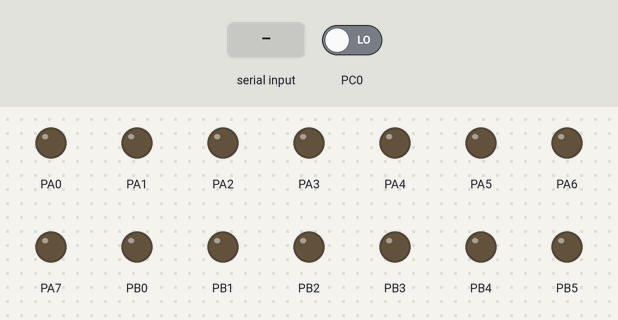
This program was run on a simulated ATmega32, built with avr-gcc and emulated at 8 MHz. On the bench: output pins drawn as LEDs (lit = HIGH). The inputs (shaded band) are chosen by the test bench; at power-on: PC0 LOW. What the program prints to the serial monitor is not drawn.

Above: at 1.2 s.
1.3 s: PC0 driven HIGH
At 2.5 s:
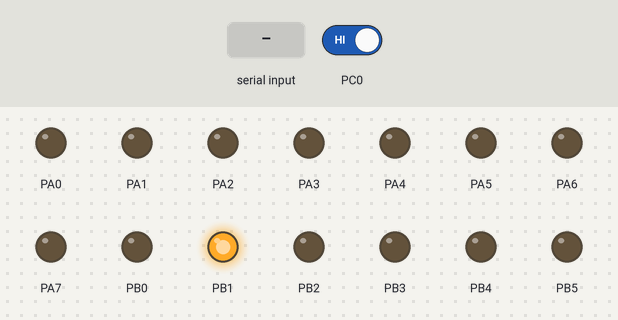
2.8 s: "B" received over Serial
At 3.9 s:
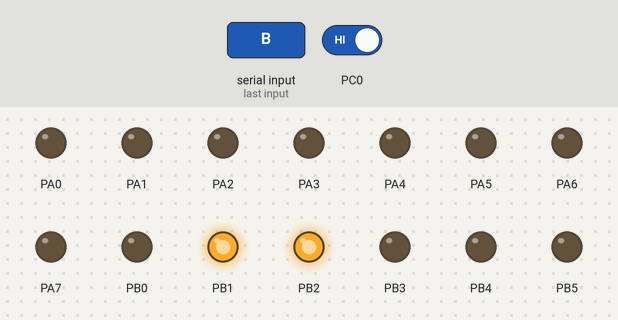
4.3 s: "V" received over Serial
At 5.0 s:
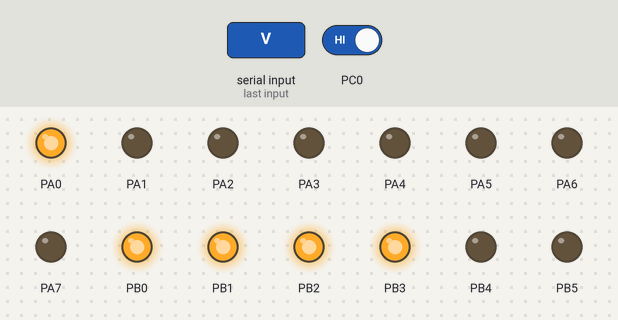
5.8 s: "b" received over Serial
At 6.2 s:
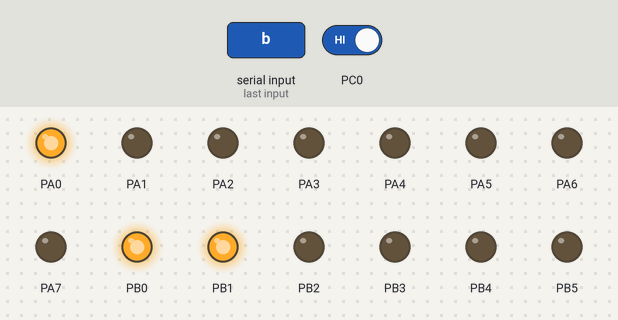
7.3 s: PC0 driven LOW
At 8.4 s:
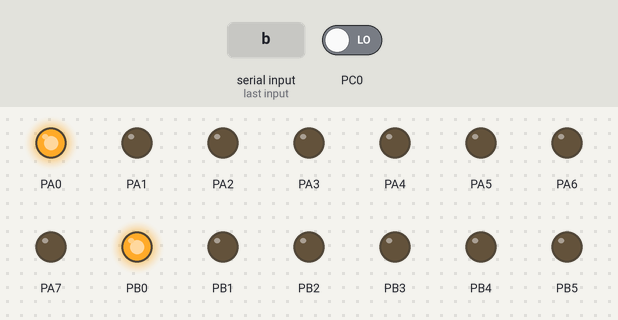
8.8 s: "B" received over Serial
At 9.7 s:
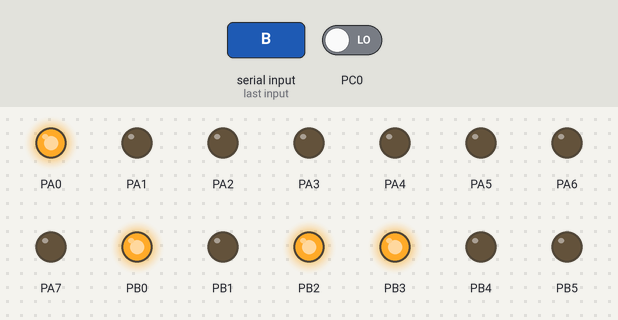
Timing chart, 0 to 11.3 s (numbered marks = the images above; inputs shaded):
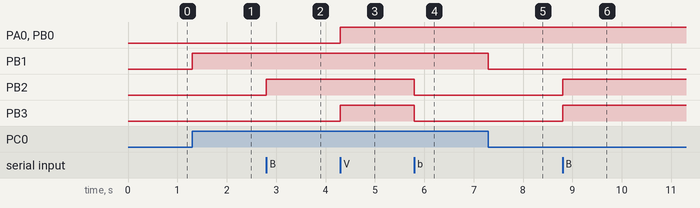

Measured:
- after the input at 1.3 s, PB1: LOW → HIGH at once
- after the input at 2.8 s, PB2: LOW → HIGH at once
- after the input at 4.3 s, PA0, PB0, PB3: LOW → HIGH at once
- after the input at 5.8 s, PB2, PB3: HIGH → LOW at once
- after the input at 7.3 s, PB1: HIGH → LOW at once
- after the input at 8.8 s, PB2, PB3: LOW → HIGH at once

The program:

main.cpp
```cpp
#define F_CPU 8000000UL
#define BAUD 9600
#define UBRR_VAL F_CPU/16/BAUD-1

#include <avr/io.h>
#include <avr/interrupt.h>
#include <util/delay.h>
#include <avr/sfr_defs.h>

void usart_init(unsigned int speed)
{
	UBRRH=(unsigned char)(speed>>8);
	UBRRL=(unsigned char) speed;
	UCSRA=0x00;
	UCSRB|=(1<<RXEN)|(1<<TXEN);
	UCSRB|=(1<<RXCIE);
	UCSRC=(1<<URSEL)|(1<<UCSZ1)|(1<<UCSZ0);
}

char Data;
bool Base = false;
bool _ISR_BASE = false;
bool Collector = false;
bool _ISR_COLLECTOR = false;
bool Vcc = false;
bool _ISR_Vcc = false;
bool NewState = false;
bool State = false;
bool StateVcc = false;
bool _ISR_proccess_VT = false;
bool _ISR_State = false;
bool _ISR_NEW_State = false;

void CheckBaseState(void)
{
	if (Base)
	{
		PORTB |= (1<<PB2);
		UDR = 'B';
	}
	else
	{
		PORTB &= ~(1<<PB2);
		UDR = 'b';
	}
}
void ChekVccState(void)
{
	if(Vcc)
	{
		PORTA |= (1<<PA0);
		PORTB |= (1<<PB0);
	}
	else
	{
		PORTA &= ~(1<<PA0);
		PORTB &= ~(1<<PB0);
	}
}

void ChekCollector(void)
{
        if (Base & Vcc)
        {
            Collector = true;
            PORTB |= (1<<PB3);
            UDR = 'C';
        }
        else
        {
            Collector = false;
            PORTB &= ~(1<<PB3);
            UDR = 'c';
        }
}

ISR(USART_RXC_vect)
{
    Data = UDR;
    switch(Data)
    {
        case 'B':
            Base = true;
            CheckBaseState();
            ChekCollector();
            break;
        case 'b':
            Base = false;
            CheckBaseState();
            ChekCollector();
            break;
        case 'C':
            Collector = true;
            _ISR_COLLECTOR = true;
            break;
        case 'c':
            Collector = false;
            _ISR_COLLECTOR = true;
            break;
        case 'V':
            Vcc = true;
            ChekVccState();
            ChekCollector();
            break;
        case 'v':
            Vcc = false;
            ChekVccState();
            ChekCollector();
            break;
    }
}

void ChekVccIn(void)
{
        if(bit_is_set(PINC, PINC0))
        {
	        NewState = true;
	        StateVcc = true;
        }
        if(bit_is_clear(PINC, PINC0))
        {
	        NewState = false;
	        StateVcc = false;
        }
        if(NewState != State)
        {
	        if (StateVcc)
	        {
		        UDR = 'V';
		        PORTB |= (1<<PB1);
	        }
	        else
	        {
		        UDR = 'v';
		        PORTB &= ~(1<<PB1);
	        }
	        State = NewState;
        }
}

int main(void)
{
	DDRA = 0xFF;
    DDRB = 0xFF;
    DDRC = 0x00;

	usart_init(UBRR_VAL);
	sei();

	while (1)
	{
        ChekVccIn();
    }
}
```
